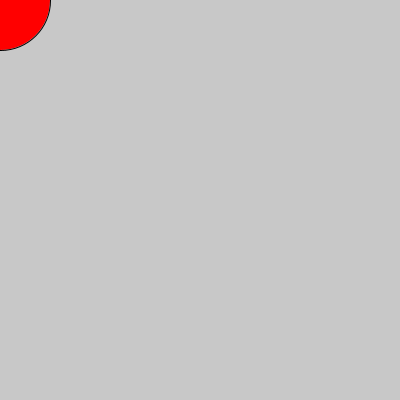
Frame 1 (no input)
Frame 60 (the mouse pressed at the canvas centre just before this capture): identical to frame 1, image omitted
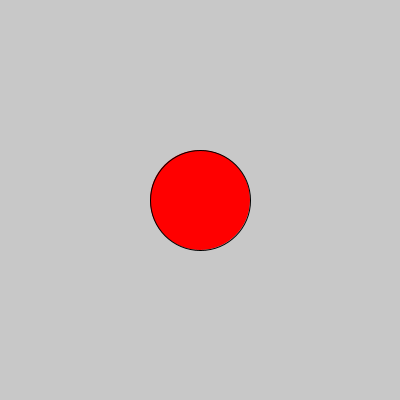
Frame 120 (the mouse held since frame 60 and released just before this capture)

The Processing sketch that drew these frames (run headless with seeded random() and noise(); from frame 60 on, the mouse is pressed at the canvas centre):

// Processing sketch: clase_04_18_2023_condicionales_ifelse_1
// ── clase_04_18_2023_condicionales_ifelse_1.pde
void setup() {
  size(400, 400);
}
void draw() {
  background(200);
  //line(width/2, 0, width/2, height);
  if ((mouseX - 50) > width/2) {
    fill(255);
    ellipse(mouseX, mouseY, 100, 100);
  } else {
    fill(255, 0, 0);
    ellipse(mouseX, mouseY, 100, 100);
  }
}
